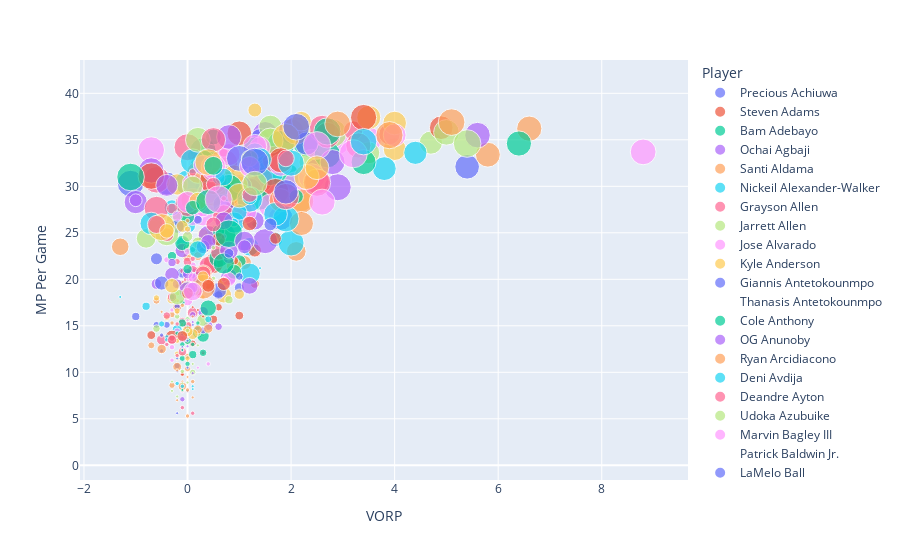

The notebook cell saved with this chart:
### Code cell
# Value Over Replacement Player vs. Minutes Per Game
plot2 = px.scatter(
    nba_2022_data,
    x="VORP",
    y="MP Per Game",
    size="GS",
    color=nba_2022_data.index
)

plot2.show()
